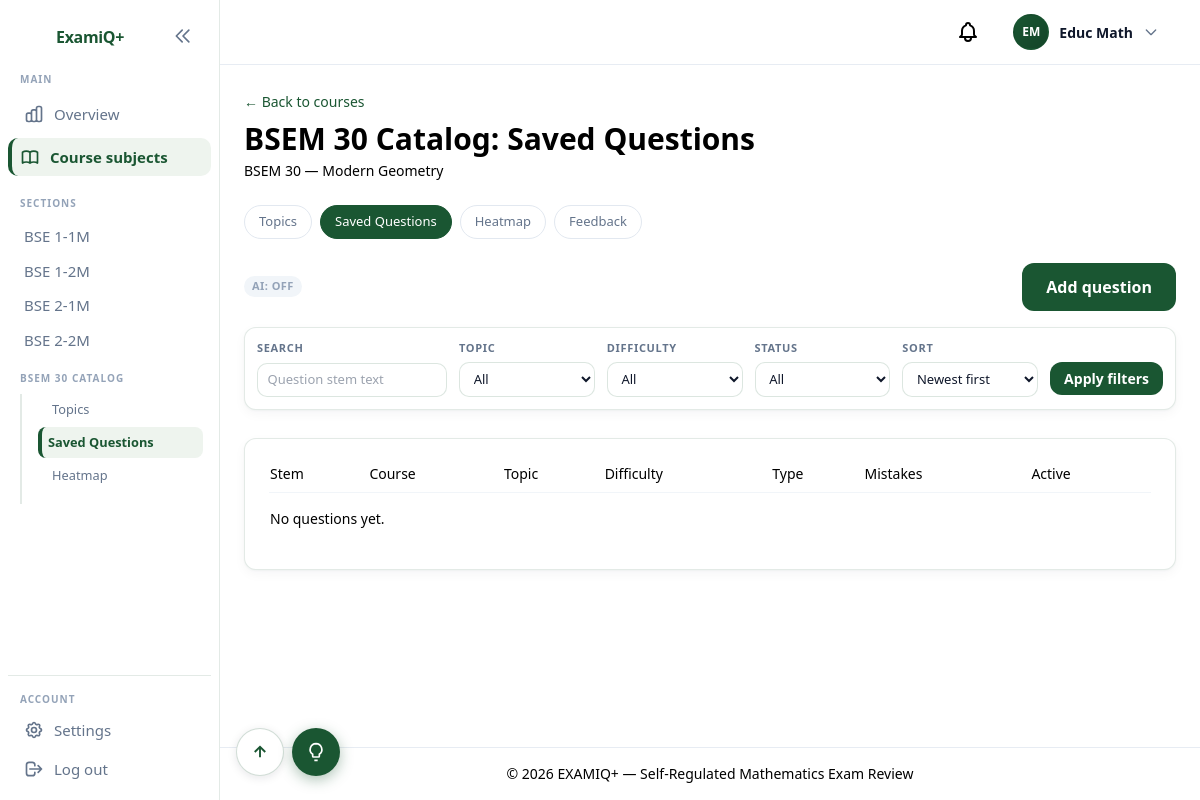
The page /professor/courses/46/questions/ (signed in) on the database as committed earlier.
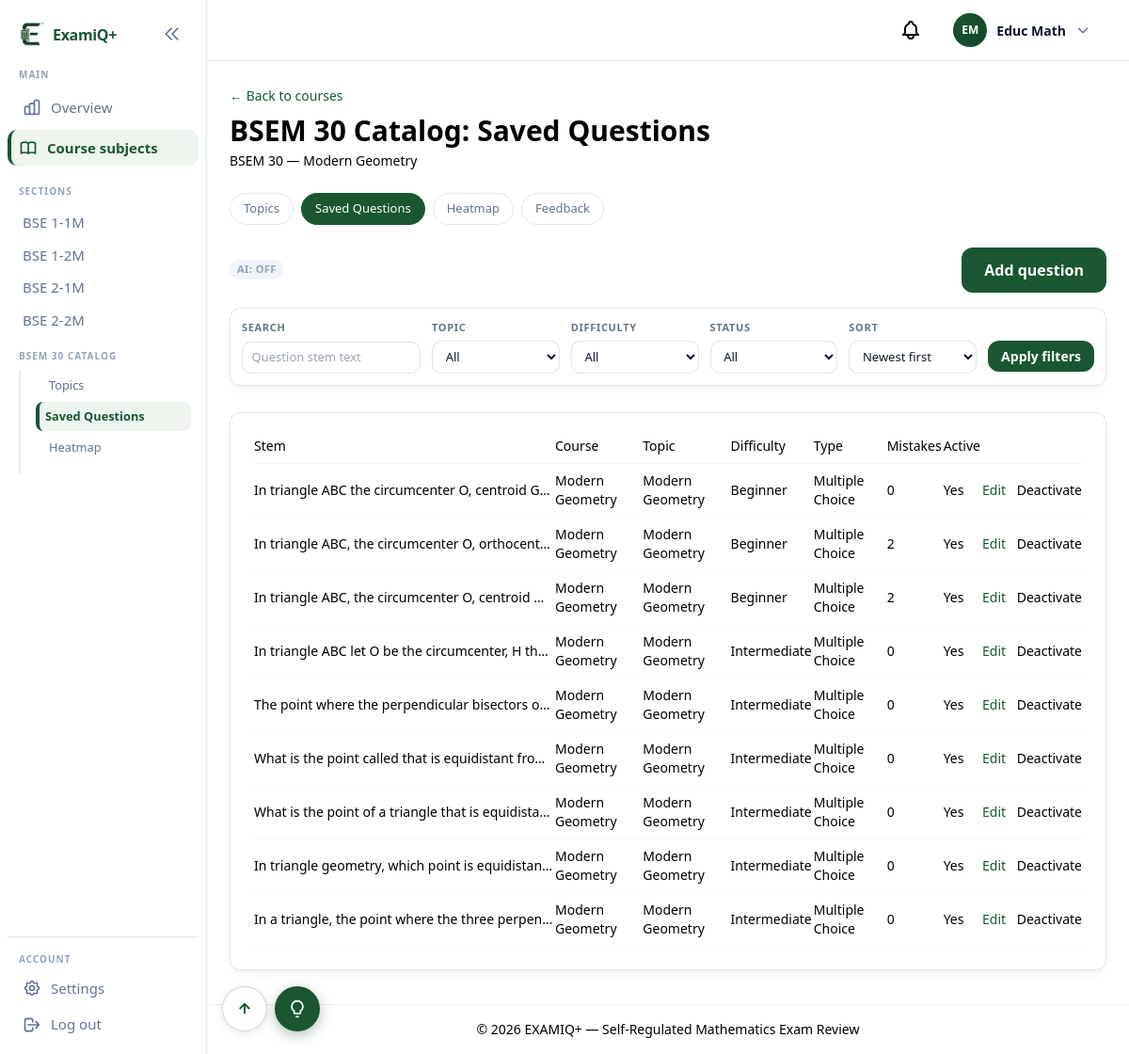
The same page on the database as committed later.
### apps/users/models.py (models this page shows, shortened)
class ProgramSection(models.Model):
    program = models.ForeignKey(
        Program,
        on_delete=models.CASCADE,
        related_name="sections",
    )
    year_level = models.ForeignKey(
        "questions.YearLevel",
        on_delete=models.PROTECT,
        related_name="program_sections",
    )
    label = models.CharField(
        max_length=10,
        help_text='Section block label, e.g. "1M", "2M".',
    )
    academic_year = models.ForeignKey(
        AcademicYear,
        on_delete=models.PROTECT,
        related_name="program_sections",
    )
    max_students = models.PositiveIntegerField(default=40)
    is_active = models.BooleanField(default=True)
    class Meta:
        verbose_name = "Program Section"
        verbose_name_plural = "Program Sections"
        ordering = ["program__name", "year_level__order", "label"]
        unique_together = [["program", "year_level", "label", "academic_year"]]
    @property
    def display_label(self) -> str:
        from apps.users.constants import PROGRAM_ABBREVIATIONS
        abbr = PROGRAM_ABBREVIATIONS.get(self.program.slug, self.program.name)
        return f"{abbr} {self.year_level.order}-{self.label}"

### apps/questions/models.py (models this page shows, shortened)
class Question(TimeStampedModel):
    class Difficulty(models.TextChoices):
        EASY = "easy", "Beginner"
        MEDIUM = "medium", "Intermediate"
        HARD = "hard", "Advanced"
    class QuestionType(models.TextChoices):
        MCQ = "mcq", "Multiple Choice"
        NUMERIC = "numeric", "Numeric Answer"
    class Status(models.TextChoices):
        DRAFT = "draft", "Draft"
        PENDING = "pending", "Pending Review"
        APPROVED = "approved", "Approved"
        REJECTED = "rejected", "Rejected"
    topic = models.ForeignKey(
        Topic,
        on_delete=models.CASCADE,
        related_name="questions",
    )
    difficulty = models.CharField(
        max_length=10,
        choices=Difficulty.choices,
        default=Difficulty.MEDIUM,
    )
    question_type = models.CharField(
        max_length=10,
        choices=QuestionType.choices,
        default=QuestionType.MCQ,
    )
    stem = models.TextField(help_text="Question text. Supports LaTeX with $...$ delimiters.")
    concept_tag = models.CharField(
        max_length=500,
        blank=True,
        help_text="Short concept label or AI-generated explanation summary.",
    )
    correct_answer = models.DecimalField(
        max_digits=20,
        decimal_places=6,
        null=True,
        blank=True,
        help_text="Correct numeric answer (for numeric questions only).",
    )
    tolerance = models.DecimalField(
        max_digits=10,
        decimal_places=6,
        default=Decimal("0.01"),
        help_text="Acceptable deviation for numeric answers.",
    )
    is_active = models.BooleanField(default=True)
    status = models.CharField(
        max_length=20,
        choices=Status.choices,
        default=Status.APPROVED,
    )
    proposed_by = models.ForeignKey(
        settings.AUTH_USER_MODEL,
        on_delete=models.SET_NULL,
        null=True,
        blank=True,
        related_name="proposed_questions",
    )
    reviewed_by = models.ForeignKey(
        settings.AUTH_USER_MODEL,
        on_delete=models.SET_NULL,
        null=True,
        blank=True,
        related_name="reviewed_questions",
    )
    reviewed_at = models.DateTimeField(null=True, blank=True)
    rejection_note = models.TextField(blank=True)
    class Meta:
        verbose_name = "Question"
        verbose_name_plural = "Questions"
        ordering = ["topic__name", "difficulty"]

class Topic(TimeStampedModel):
    subject = models.ForeignKey(
        Subject,
        on_delete=models.CASCADE,
        related_name="topics",
    )
    name = models.CharField(max_length=200)
    parent = models.ForeignKey(
        "self",
        on_delete=models.CASCADE,
        null=True,
        blank=True,
        related_name="subtopics",
    )
    class Meta:
        verbose_name = "Topic"
        verbose_name_plural = "Topics"
        ordering = ["subject__code", "name"]
        unique_together = [["subject", "name"]]

class Subject(TimeStampedModel):
    class Semester(models.IntegerChoices):
        FIRST = 1, "1st Semester"
        SECOND = 2, "2nd Semester"
        MIDYEAR = 3, "Midyear"
    program = models.ForeignKey(
        Program,
        on_delete=models.CASCADE,
        related_name="subjects",
    )
    year_level = models.ForeignKey(
        YearLevel,
        on_delete=models.PROTECT,
        related_name="subjects",
    )
    semester = models.PositiveSmallIntegerField(choices=Semester.choices)
    code = models.CharField(max_length=20)
    name = models.CharField(max_length=200)
    class Meta:
        verbose_name = "Subject"
        verbose_name_plural = "Subjects"
        ordering = ["program__name", "year_level__order", "semester", "code"]
        unique_together = [["program", "code"]]

### apps/questions/views_professor.py (the view)
class QuestionListView(ProfessorCourseMixin, ListView):
    model = Question
    template_name = "professor/questions/list.html"
    context_object_name = "questions"
    paginate_by = 25
    def get_queryset(self):
        course_subject = _subject_for_course(self.course)
        queryset = Question.objects.select_related("topic", "topic__subject").annotate(
            mistake_count=Count("mistake_records")
        )
        if course_subject:
            queryset = queryset.filter(topic__subject=course_subject)
        else:
            queryset = queryset.none()
        queryset = apply_date_range(queryset, self.request, "created")
        queryset = apply_sort(
            queryset,
            self.request,
            newest_field="-created",
            oldest_field="created",
        )
        search = get_filter_param(self.request, "q")
        if search:
            queryset = queryset.filter(stem__icontains=search)
        topic_id = get_filter_param(self.request, "topic")
        if topic_id.isdigit():
            queryset = queryset.filter(topic_id=int(topic_id))
        subject_id = get_filter_param(self.request, "subject")
        if subject_id.isdigit():
            queryset = queryset.filter(topic__subject_id=int(subject_id))
        difficulty = get_filter_param(self.request, "difficulty")
        if difficulty in Question.Difficulty.values:
            queryset = queryset.filter(difficulty=difficulty)
        question_type = get_filter_param(self.request, "type")
        if question_type in Question.QuestionType.values:
            queryset = queryset.filter(question_type=question_type)
        active = get_filter_param(self.request, "active")
        if active == "yes":
            queryset = queryset.filter(is_active=True)
        elif active == "no":
            queryset = queryset.filter(is_active=False)
        return queryset
    def get_context_data(self, **kwargs):
        context = super().get_context_data(**kwargs)
        context["active_tab"] = "questions"
        context["ai_provider_label"] = get_ai_provider_label()
        topics = topics_for_course_subject(self.course, self.request.user)
        filter_names = ["q", "topic", "difficulty", "active", "sort"]
        context["filter_form_fields"] = build_filter_fields(
            self.request,
            [
                {
                    "type": "search",
                    "name": "q",
                    "label": "Search",
                    "placeholder": "Question stem text",
                },
                {
                    "type": "select",
                    "name": "topic",
                    "label": "Topic",
                    "choices": [(str(topic.pk), topic.name) for topic in topics],
                },
                {
                    "type": "select",
                    "name": "difficulty",
                    "label": "Difficulty",
                    "choices": Question.Difficulty.choices,
                },
                {
                    "type": "select",
                    "name": "active",
                    "label": "Status",
                    "choices": [
                        ("yes", "Active"),
                        ("no", "Inactive"),
                    ],
                },
                {
                    "type": "sort",
                    "name": "sort",
                    "label": "Sort",
                    "choices": [
                        ("newest", "Newest first"),
                        ("oldest", "Oldest first"),
                    ],
                },
            ],
        )
        context["filter_has_active"] = has_active_filters(self.request, filter_names)
        context["filter_bar_compact"] = True
        context["filter_bar_single_row"] = True
        return context

### templates/professor/questions/list.html (shortened to what this page needs)
{% extends "base.html" %}
{% block content %}
{% include "components/professor_section_header.html" with course=course page_label="Saved Questions" %}
{% include "components/professor_course_nav.html" with course=course active_tab=active_tab %}
<div class="flex justify-between items-center mb-4">
    <span class="ai-assist-badge">AI: {{ ai_provider_label|default:"Off" }}</span>
    <a href="{% url 'analytics_professor:question_create' course.pk %}" class="btn-primary">Add question</a>
</div>
<div class="bento-grid{% if filter_bar_single_row %} filter-bar-grid--single-row{% endif %}">
    {% include "components/filter_bar.html" %}
    <div class="span-full">
        <div class="bento-card p-6 overflow-x-auto">
            <table class="w-full text-sm">
                <thead>
                    <tr class="text-left text-examiq-slate border-b border-slate-100">
                        <th class="pb-2 font-medium">Stem</th>
                        <th class="pb-2 font-medium">Course</th>
                        <th class="pb-2 font-medium">Topic</th>
                        <th class="pb-2 font-medium">Difficulty</th>
                        <th class="pb-2 font-medium">Type</th>
                        <th class="pb-2 font-medium">Mistakes</th>
                        <th class="pb-2 font-medium">Active</th>
                        <th class="pb-2 font-medium"></th>
                    </tr>
                </thead>
                <tbody>
                    {% for question in questions %}
                    <tr class="border-b border-slate-50">
                        <td class="py-2 text-examiq-navy max-w-xs truncate">{{ question.stem|truncatechars:60 }}</td>
                        <td class="py-2 text-examiq-slate">{{ question.topic.subject.name }}</td>
                        <td class="py-2 text-examiq-slate">{{ question.topic.name }}</td>
                        <td class="py-2 text-examiq-slate">{{ question.get_difficulty_display }}</td>
                        <td class="py-2 text-examiq-slate">{{ question.get_question_type_display }}</td>
                        <td class="py-2 text-examiq-mistake font-medium">{{ question.mistake_count }}</td>
                        <td class="py-2">{% if question.is_active %}Yes{% else %}No{% endif %}</td>
                        <td class="py-2 text-right space-x-2 whitespace-nowrap">
                            <a href="{% url 'analytics_professor:question_edit' course.pk question.pk %}" class="text-link">Edit</a>
                            <form method="post" action="{% url 'analytics_professor:question_toggle_active' course.pk question.pk %}" class="inline">
                                {% if question.is_active %}
                                <button type="submit" class="text-examiq-mistake text-sm">Deactivate</button>
                                {% else %}
                                <button type="submit" class="text-examiq-green text-sm">Reactivate</button>
                                {% endif %}
                            </form>
                        </td>
                    </tr>
                    {% empty %}
                    <tr>
                        <td colspan="8" class="py-4 text-examiq-slate">
                            {% if filter_has_active %}No questions match your filters.{% else %}No questions yet.{% endif %}
                        </td>
                    </tr>
                    {% endfor %}
                </tbody>
            </table>
        </div>
    </div>
</div>
{% endblock %}

### templates/components/sidebar.html (shortened to what the changed rows need)
{% if user.is_authenticated %}
<aside id="app-sidebar" class="app-sidebar">
    <div class="app-sidebar-inner">
        <nav class="app-sidebar-nav" aria-label="Main navigation">
            {% if user.role == "student" %}
                <p class="sidebar-section-label">Main</p>
                <a href="{% url 'analytics_student:dashboard' %}" title="Dashboard"
                   class="sidebar-link {% if request.resolver_match.url_name == 'dashboard' and request.resolver_match.namespace == 'analytics_student' %}sidebar-link-active{% endif %}"
                   aria-label="Dashboard">
                    <svg class="sidebar-icon" fill="none" stroke="currentColor" viewBox="0 0 24 24" aria-hidden="true"><path stroke-linecap="round" stroke-linejoin="round" stroke-width="2" d="M4 6a2 2 0 012-2h2a2 2 0 012 2v2a2 2 0 01-2 2H6a2 2 0 01-2-2V6zM14 6a2 2 0 012-2h2a2 2 0 012 2v2a2 2 0 01-2 2h-2a2 2 0 01-2-2V6zM4 16a2 2 0 012-2h2a2 2 0 012 2v2a2 2 0 01-2 2H6a2 2 0 01-2-2v-2zM14 16a2 2 0 012-2h2a2 2 0 012 2v2a2 2 0 01-2 2h-2a2 2 0 01-2-2v-2z"/></svg>
                    <span class="sidebar-label">Dashboard</span>
                </a>
                <a href="{% url 'reviews:setup' %}" title="Start Review"
                   class="sidebar-link {% if request.resolver_match.url_name == 'setup' %}sidebar-link-active{% endif %}"
                   aria-label="Start Review">
                    <svg class="sidebar-icon" fill="none" stroke="currentColor" viewBox="0 0 24 24" aria-hidden="true"><path stroke-linecap="round" stroke-linejoin="round" stroke-width="2" d="M12 8v4l3 3m6-3a9 9 0 11-18 0 9 9 0 0118 0z"/></svg>
                    <span class="sidebar-label">Start Review</span>
                </a>
                <p class="sidebar-section-label">Insights</p>
                <a href="{% url 'analytics_student:session_history' %}" title="Session History"
                   class="sidebar-link {% if request.resolver_match.url_name == 'session_history' %}sidebar-link-active{% endif %}"
                   aria-label="Session History">
                    <svg class="sidebar-icon" fill="none" stroke="currentColor" viewBox="0 0 24 24" aria-hidden="true"><path stroke-linecap="round" stroke-linejoin="round" stroke-width="2" d="M12 8v4l3 3m6-3a9 9 0 11-18 0 9 9 0 0118 0z"/></svg>
                    <span class="sidebar-label">Session History</span>
                </a>
                <a href="{% url 'analytics_student:mistakes' %}" title="Mistakes"
                   class="sidebar-link {% if request.resolver_match.url_name == 'mistakes' %}sidebar-link-active{% endif %}"
                   aria-label="Mistakes">
                    <svg class="sidebar-icon" fill="none" stroke="currentColor" viewBox="0 0 24 24" aria-hidden="true"><path stroke-linecap="round" stroke-linejoin="round" stroke-width="2" d="M12 9v2m0 4h.01m-6.938 4h13.856c1.54 0 2.502-1.667 1.732-3L13.732 4c-.77-1.333-2.694-1.333-3.464 0L3.34 16c-.77 1.333.192 3 1.732 3z"/></svg>
                    <span class="sidebar-label">Mistakes</span>
                </a>
                <a href="{% url 'analytics_student:topic_progress' %}" title="Topic Progress"
                   class="sidebar-link {% if request.resolver_match.url_name == 'topic_progress' %}sidebar-link-active{% endif %}"
                   aria-label="Topic Progress">
                    <svg class="sidebar-icon" fill="none" stroke="currentColor" viewBox="0 0 24 24" aria-hidden="true"><path stroke-linecap="round" stroke-linejoin="round" stroke-width="2" d="M13 7h8m0 0v8m0-8l-8 8-4-4-6 6"/></svg>
                    <span class="sidebar-label">Topic Progress</span>
                </a>
            {% elif user.role == "professor" %}
                {% if professor_section_nav %}
                <div class="sidebar-course-list">
                    {% for entry in professor_section_nav %}
                    <a href="{% url 'analytics_professor:section_detail' entry.section_id %}" title="{{ entry.label }}"
                       class="sidebar-link sidebar-link-compact {% if sidebar_section_label == entry.label %}sidebar-link-active{% endif %}">
                        <span class="sidebar-label">{{ entry.label }}</span>
                    </a>
                    {% endfor %}
                </div>
                {% endif %}
            {% endif %}
        </nav>
    </div>
</aside>
{% endif %}

Rows that differ between the two databases and show on the page:
added Question: stem "In triangle ABC the circumcenter O, centroid G…", topic.subject.name "Modern Geometry", topic.name "Modern Geometry", difficulty "Beginner", question_type "Multiple Choice", mistake_count "0", is_active "Yes"
added Question: stem "In triangle ABC, the circumcenter O, orthocent…", topic.subject.name "Modern Geometry", topic.name "Modern Geometry", difficulty "Beginner", question_type "Multiple Choice", mistake_count "2", is_active "Yes"
added Question: stem "In triangle ABC, the circumcenter O, centroid…", topic.subject.name "Modern Geometry", topic.name "Modern Geometry", difficulty "Beginner", question_type "Multiple Choice", mistake_count "2", is_active "Yes"
added Question: stem "In triangle ABC let O be the circumcenter, H th…", topic.subject.name "Modern Geometry", topic.name "Modern Geometry", difficulty "Intermediate", question_type "Multiple Choice", mistake_count "0", is_active "Yes"
added Question: stem "The point where the perpendicular bisectors o…", topic.subject.name "Modern Geometry", topic.name "Modern Geometry", difficulty "Intermediate", question_type "Multiple Choice", mistake_count "0", is_active "Yes"
added Question: stem "What is the point called that is equidistant fro…", topic.subject.name "Modern Geometry", topic.name "Modern Geometry", difficulty "Intermediate", question_type "Multiple Choice", mistake_count "0", is_active "Yes"
added Question: stem "What is the point of a triangle that is equidista…", topic.subject.name "Modern Geometry", topic.name "Modern Geometry", difficulty "Intermediate", question_type "Multiple Choice", mistake_count "0", is_active "Yes"
added Question: stem "In triangle geometry, which point is equidistan…", topic.subject.name "Modern Geometry", topic.name "Modern Geometry", difficulty "Intermediate", question_type "Multiple Choice", mistake_count "0", is_active "Yes"
added Question: stem "In a triangle, the point where the three perpen…", topic.subject.name "Modern Geometry", topic.name "Modern Geometry", difficulty "Intermediate", question_type "Multiple Choice", mistake_count "0", is_active "Yes"
Other text that changed with them:
text no longer shown: "No questions yet."
